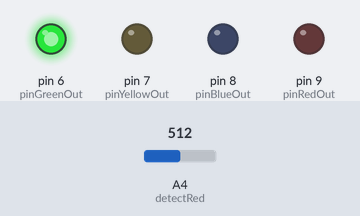
Simulated run of this sketch. Board: Arduino Uno, built with avr-gcc and run on an emulated ATmega328P. On the bench: output pins drawn as LEDs (lit = HIGH). The test bench sets the inputs (shaded band); at power-on: A4 (detectRed) = 512. Random numbers use the default seed unless the sketch sets one; what the sketch prints to the serial monitor is not drawn.

Above: at 0.3 s.
At 1.6 s:
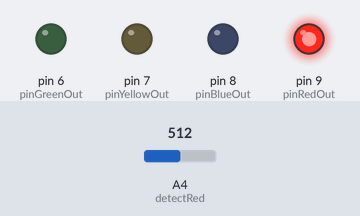
At 2.9 s:
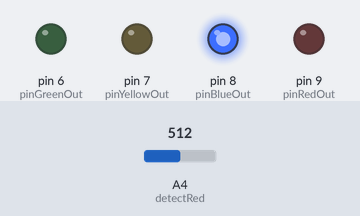
At 4.6 s:
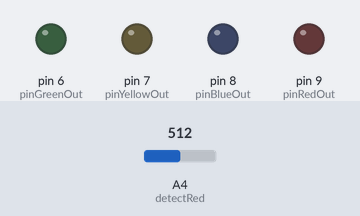
Timing chart, 0 to 6.1 s (numbered marks = the images above):
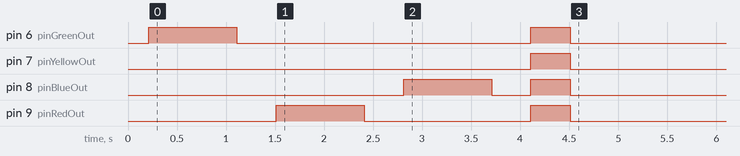

Measured:
- by itself, pin 6 (pinGreenOut): LOW → HIGH at 0.21 s, → LOW 0.90 s later, → HIGH 3.0 s later, → LOW 0.40 s later
- by itself, pin 7 (pinYellowOut): LOW → HIGH at 4.1 s, → LOW 0.40 s later
- by itself, pin 8 (pinBlueOut): LOW → HIGH at 2.8 s, → LOW 0.90 s later, → HIGH 0.40 s later, → LOW 0.40 s later
- by itself, pin 9 (pinRedOut): LOW → HIGH at 1.5 s, → LOW 0.90 s later, → HIGH 1.7 s later, → LOW 0.40 s later

The sketch:

SimonSaysGame_Public.ino
```cpp
// Output Pin Variables
const int pinRedOut = 9;
int redval = 0;
const int pinBlueOut = 8;
int blueval = 0;
const int pinYellowOut = 7;
int yellowval = 0;
const int pinGreenOut = 6;
int greenval = 0;

// Start Button
const int startButton = 0;
int butval = 0;
bool start = false;

//Analog Input Pins
const int detectRed = 4;
const int detectBlue = 3;
const int detectYellow = 1;
const int detectGreen = 2;

//Array
const int maxArraySize = 100;
int currentMax=0;
int currentDisplay=0;

//Game Variables
bool lose = false;
int totalPlayerInputs;

void setup() {
  // put your setup code here, to run once:

  Serial.begin(9600);

  randomSeed(analogRead(5));

  //Output Pins
  pinMode(pinRedOut, OUTPUT);
  pinMode(pinBlueOut, OUTPUT);
  pinMode(pinYellowOut, OUTPUT);
  pinMode(pinGreenOut, OUTPUT);
}

void loop() {
  //while loop that functions with a start button
  while(!start)
  {
    delay(100);
    //Serial.println("Button not pressed.");
    butval = analogRead(startButton);
    if(butval >= 400){
      start = true;
    }
  }
  Serial.println("Start button pressed");


  int randomArray[maxArraySize];
  // Initialize the array to be new random numbers;
  for(int i = 0; i < maxArraySize; i++)
  {
    randomArray[i] = random(6,10);
    // 6 - Green
    // 7 - Yellow
    // 8 - Blue
    // 9 - Red
  }
  Serial.println("Finished initializing array");
  delay(100);
  currentMax = 2; // laways displays 3 lights to start


  // GAME BEGINS
  do // while the player has not lost
  {
    // Begin displaying all the random lights array starting from n=0 -> n=2
    for(int i = 0; i<= currentMax; i++)
    {
      digitalWrite(randomArray[i], HIGH);
      delay(900);
      digitalWrite(randomArray[i], LOW);
      delay(400);
    }

    //Shine all lights to signal the start of the players turn
    digitalWrite(pinRedOut, HIGH);
    digitalWrite(pinBlueOut, HIGH);
    digitalWrite(pinYellowOut, HIGH);
    digitalWrite(pinGreenOut, HIGH);
    delay(400);
    digitalWrite(pinRedOut, LOW);
    digitalWrite(pinBlueOut, LOW);
    digitalWrite(pinYellowOut, LOW);
    digitalWrite(pinGreenOut, LOW);
    delay(300);

    //Accept player inputs
    while (totalPlayerInputs <= currentMax)
    {
      redval    = analogRead(detectRed);
      blueval   = analogRead(detectBlue);
      yellowval = analogRead(detectYellow);
      greenval  = analogRead(detectGreen);

      if (redval >= 400 || blueval >= 400 || yellowval >= 400 || greenval >= 400)
      {
        int pressed;
        if (redval >= 400)         pressed = pinRedOut;
        else if (blueval >= 400)   pressed = pinBlueOut;
        else if (yellowval >= 400) pressed = pinYellowOut;
        else                       pressed = pinGreenOut;

        delay(50);  // for button bounce

        // wait for release
        while (analogRead(detectRed) >= 400 || analogRead(detectBlue) >= 400 ||
              analogRead(detectYellow) >= 400 || analogRead(detectGreen) >= 400) {}

        delay(50);

        // check immediately
        if (pressed != randomArray[totalPlayerInputs]) {
         lose = true;
         break;
        }

      totalPlayerInputs++;
    }
  }
  totalPlayerInputs = 0;
  delay(100);

  if(!lose)
  {
    currentMax++;
  }

  }while(!lose);

  // GAME OVER: flash all lights, then reset
  for (int k = 0; k < 5; k++) {
   digitalWrite(pinRedOut, HIGH);
   digitalWrite(pinBlueOut, HIGH);
   digitalWrite(pinYellowOut, HIGH);
   digitalWrite(pinGreenOut, HIGH);
   delay(300);
   digitalWrite(pinRedOut, LOW);
   digitalWrite(pinBlueOut, LOW);
   digitalWrite(pinYellowOut, LOW);
   digitalWrite(pinGreenOut, LOW);
   delay(300);
  }


  lose = false;
  start = false;
  Serial.print("Game over. Rounds completed: ");
  Serial.println(currentMax - 2);
  Serial.println("Press start to start a new game :)");
}
```
